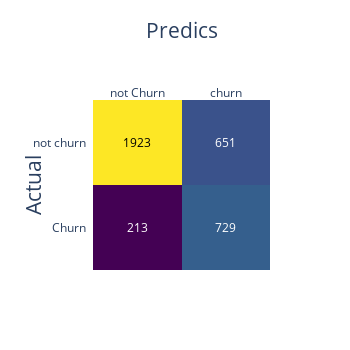
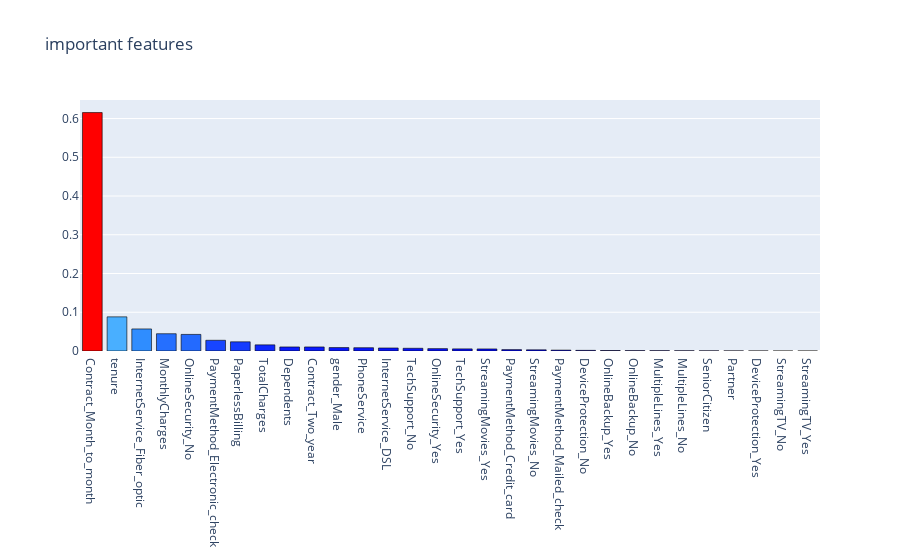

Notebook code cell kept with these figures, in order:
### Code cell
# let's try the best random forrest 
clf_rf = RandomForestClassifier(criterion='gini' , max_depth =5, max_features= 0.9, 
                                min_samples_leaf = 5, min_samples_split= 5, n_estimators=10, oob_score=True)
#clf_rf = RandomForestClassifier(criterion='entropy' , max_depth =5, max_features= 0.5, 
#                                min_samples_leaf = 5, min_samples_split= 50, n_estimators=10)
results(clf_rf, X, X_train_smote, y_train_smote, X_test, y_test, 'features', 'fig2')

### Figure 1 — Plotly figure (JSON) as saved in the notebook; plotly's stock layout.template omitted (floating-point values rounded to 4 significant figures)
{"data": [{"colorscale": [[0, "#440154"], [0.1111, "#482878"], [0.2222, "#3e4989"], [0.3333, "#31688e"], [0.4444, "#26828e"], [0.5556, "#1f9e89"], [0.6667, "#35b779"], [0.7778, "#6ece58"], [0.8889, "#b5de2b"], [1, "#fde725"]], "reversescale": false, "showscale": false, "type": "heatmap", "x": ["not Churn", "churn"], "y": ["Churn", "not churn"], "z": [[213, 729], [1923, 651]]}], "layout": {"annotations": [{"font": {"color": "#FFFFFF"}, "showarrow": false, "text": "213", "x": "not Churn", "xref": "x", "y": "Churn", "yref": "y"}, {"font": {"color": "#FFFFFF"}, "showarrow": false, "text": "729", "x": "churn", "xref": "x", "y": "Churn", "yref": "y"}, {"font": {"color": "#000000"}, "showarrow": false, "text": "1923", "x": "not Churn", "xref": "x", "y": "not churn", "yref": "y"}, {"font": {"color": "#FFFFFF"}, "showarrow": false, "text": "651", "x": "churn", "xref": "x", "y": "not churn", "yref": "y"}], "autosize": false, "height": 350, "width": 350, "xaxis": {"dtick": 1, "gridcolor": "rgb(0, 0, 0)", "side": "top", "tickmode": "array", "ticks": "", "title": {"font": {"size": 21}, "text": "Predics"}}, "yaxis": {"dtick": 1, "tickmode": "array", "ticks": "", "ticksuffix": "  ", "title": {"font": {"size": 21}, "text": "Actual"}}}}

### Figure 2 — Plotly figure (JSON) as saved in the notebook; plotly's stock layout.template omitted (floating-point values rounded to 4 significant figures)
{"data": [{"marker": {"color": [0.6155, 0.08817, 0.05691, 0.0446, 0.04283, 0.02763, 0.02374, 0.01588, 0.01042, 0.01042, 0.00887, 0.008499, 0.007792, 0.00703, 0.006084, 0.005433, 0.005296, 0.003596, 0.003071, 0.002272, 0.001662, 0.001294, 0.0009094, 0.000805, 0.0005732, 0.0004311, 0.00023, 9.068e-05, 5.723e-06, 0], "colorscale": [[0, "rgb(0,0,255)"], [0.1, "rgb(51,153,255)"], [0.2, "rgb(102,204,255)"], [0.3, "rgb(153,204,255)"], [0.4, "rgb(204,204,255)"], [0.5, "rgb(255,255,255)"], [0.6, "rgb(255,204,255)"], [0.7, "rgb(255,153,255)"], [0.8, "rgb(255,102,204)"], [0.9, "rgb(255,102,102)"], [1, "rgb(255,0,0)"]], "line": {"color": "black", "width": 0.6}}, "name": "coefficients", "type": "bar", "x": ["Contract_Month_to_month", "tenure", "InternetService_Fiber_optic", "MonthlyCharges", "OnlineSecurity_No", "PaymentMethod_Electronic_check", "PaperlessBilling", "TotalCharges", "Dependents", "Contract_Two_year", "gender_Male", "PhoneService", "InternetService_DSL", "TechSupport_No", "OnlineSecurity_Yes", "TechSupport_Yes", "StreamingMovies_Yes", "PaymentMethod_Credit_card", "StreamingMovies_No", "PaymentMethod_Mailed_check", "DeviceProtection_No", "OnlineBackup_Yes", "OnlineBackup_No", "MultipleLines_Yes", "MultipleLines_No", "SeniorCitizen", "Partner", "DeviceProtection_Yes", "StreamingTV_No", "StreamingTV_Yes"], "y": [0.6155, 0.08817, 0.05691, 0.0446, 0.04283, 0.02763, 0.02374, 0.01588, 0.01042, 0.01042, 0.00887, 0.008499, 0.007792, 0.00703, 0.006084, 0.005433, 0.005296, 0.003596, 0.003071, 0.002272, 0.001662, 0.001294, 0.0009094, 0.000805, 0.0005732, 0.0004311, 0.00023, 9.068e-05, 5.723e-06, 0]}], "layout": {"title": {"text": "important features"}}}
